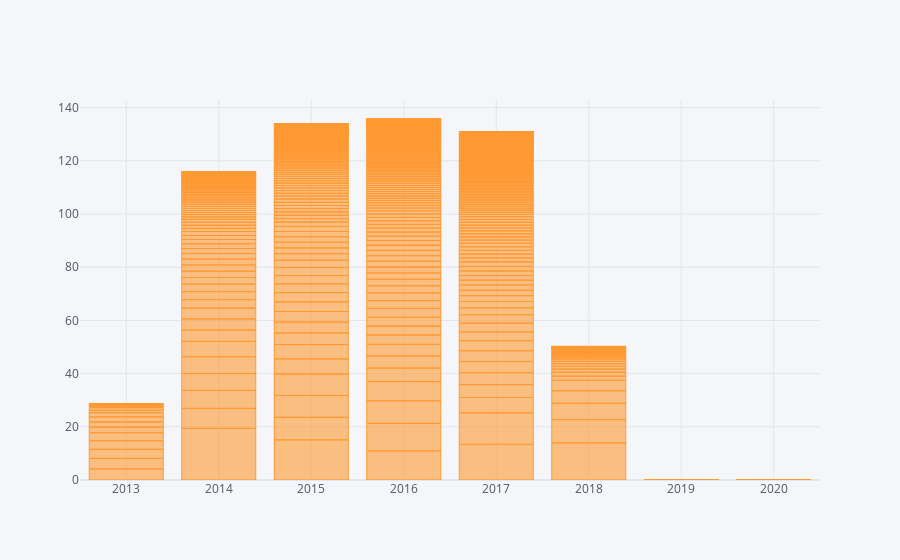

This figure's notebook cell:
### Code cell
#Bar plot
data.iplot(kind = 'bar', x = 'Year', y = 'Global')

### Figure 1 — Plotly figure (JSON) as saved in the notebook; plotly's stock layout.template omitted (floating-point values rounded to 4 significant figures; data arrays with more than 128 entries replaced by an {"elided": "..."} marker saying what was removed)
{"data": [{"marker": {"color": "rgba(255, 153, 51, 0.6)", "line": {"color": "rgba(255, 153, 51, 1.0)", "width": 1}}, "name": "Global", "orientation": "v", "text": "", "type": "bar", "x": {"elided": "1034 int values"}, "y": {"elided": "1034 float values"}}], "layout": {"legend": {"bgcolor": "#F5F6F9", "font": {"color": "#4D5663"}}, "paper_bgcolor": "#F5F6F9", "plot_bgcolor": "#F5F6F9", "title": {"font": {"color": "#4D5663"}}, "xaxis": {"gridcolor": "#E1E5ED", "showgrid": true, "tickfont": {"color": "#4D5663"}, "title": {"font": {"color": "#4D5663"}, "text": ""}, "zerolinecolor": "#E1E5ED"}, "yaxis": {"gridcolor": "#E1E5ED", "showgrid": true, "tickfont": {"color": "#4D5663"}, "title": {"font": {"color": "#4D5663"}, "text": ""}, "zerolinecolor": "#E1E5ED"}}}
